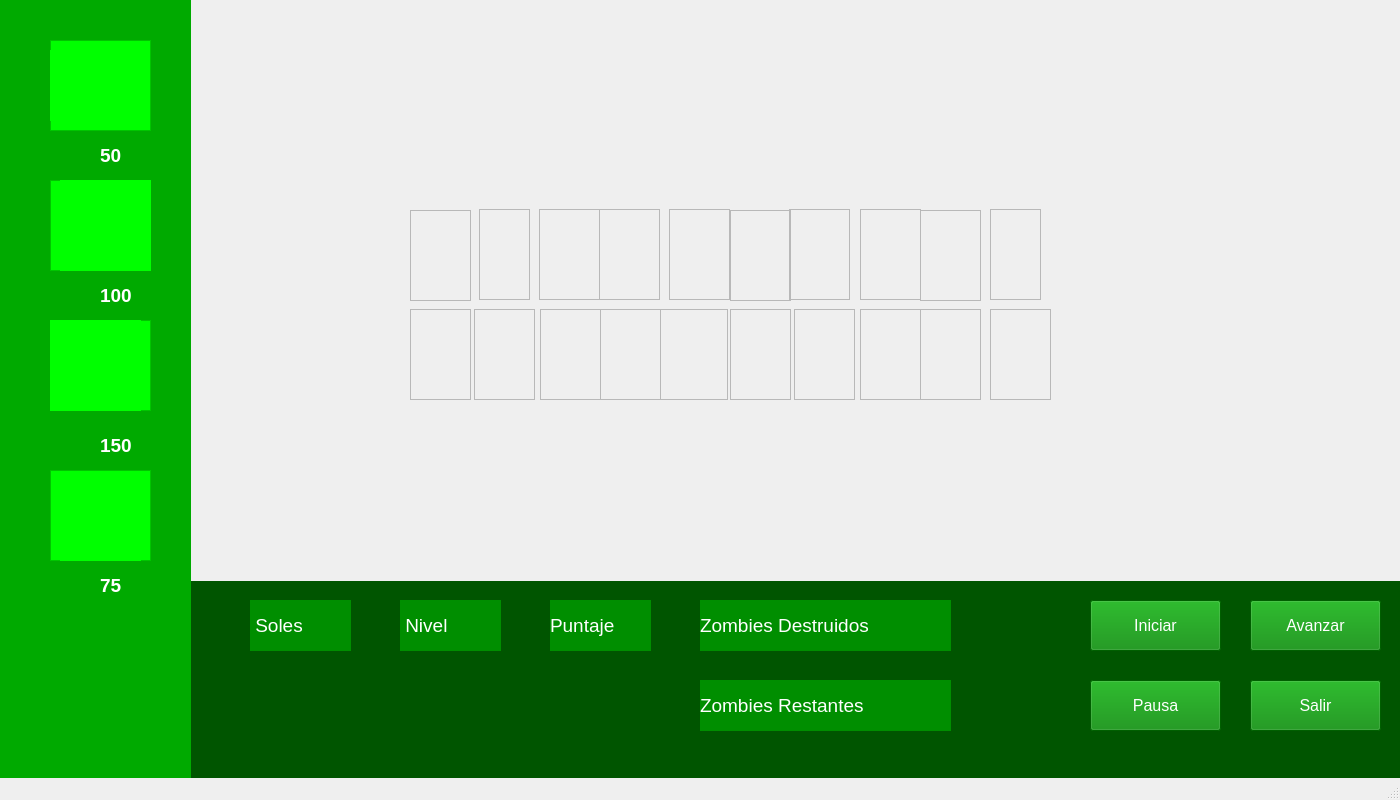
<?xml version="1.0" encoding="UTF-8"?>
<ui version="4.0">
 <class>VentanaJuego</class>
 <widget class="QMainWindow" name="VentanaJuego">
  <property name="geometry">
   <rect>
    <x>0</x>
    <y>0</y>
    <width>1400</width>
    <height>800</height>
   </rect>
  </property>
  <property name="minimumSize">
   <size>
    <width>1400</width>
    <height>800</height>
   </size>
  </property>
  <property name="maximumSize">
   <size>
    <width>1400</width>
    <height>800</height>
   </size>
  </property>
  <property name="windowTitle">
   <string>MainWindow</string>
  </property>
  <widget class="QWidget" name="centralwidget">
   <widget class="QLabel" name="imagen_fondo_dia">
    <property name="geometry">
     <rect>
      <x>190</x>
      <y>0</y>
      <width>1211</width>
      <height>591</height>
     </rect>
    </property>
    <property name="text">
     <string/>
    </property>
    <property name="pixmap">
     <pixmap>../sprites/Fondos/jardinAbuela.png</pixmap>
    </property>
    <property name="scaledContents">
     <bool>true</bool>
    </property>
   </widget>
   <widget class="QLabel" name="label_tienda">
    <property name="geometry">
     <rect>
      <x>0</x>
      <y>0</y>
      <width>191</width>
      <height>781</height>
     </rect>
    </property>
    <property name="styleSheet">
     <string notr="true">background-color: rgb(0, 170, 0);</string>
    </property>
    <property name="text">
     <string/>
    </property>
   </widget>
   <widget class="QLabel" name="label_info">
    <property name="geometry">
     <rect>
      <x>190</x>
      <y>581</y>
      <width>1211</width>
      <height>201</height>
     </rect>
    </property>
    <property name="styleSheet">
     <string notr="true">background-color: rgb(0, 85, 0);</string>
    </property>
    <property name="text">
     <string/>
    </property>
   </widget>
   <widget class="QLabel" name="texto_soles">
    <property name="geometry">
     <rect>
      <x>250</x>
      <y>600</y>
      <width>101</width>
      <height>51</height>
     </rect>
    </property>
    <property name="font">
     <font>
      <pointsize>14</pointsize>
     </font>
    </property>
    <property name="autoFillBackground">
     <bool>false</bool>
    </property>
    <property name="styleSheet">
     <string notr="true">color: rgb(255, 255, 255);
background-color: rgb(0, 142, 0);</string>
    </property>
    <property name="text">
     <string> Soles</string>
    </property>
   </widget>
   <widget class="QLabel" name="texto_nivel">
    <property name="geometry">
     <rect>
      <x>400</x>
      <y>600</y>
      <width>101</width>
      <height>51</height>
     </rect>
    </property>
    <property name="font">
     <font>
      <pointsize>14</pointsize>
     </font>
    </property>
    <property name="styleSheet">
     <string notr="true">color: rgb(255, 255, 255);
background-color: rgb(0, 142, 0);</string>
    </property>
    <property name="text">
     <string> Nivel</string>
    </property>
   </widget>
   <widget class="QLabel" name="texto_puntaje">
    <property name="geometry">
     <rect>
      <x>550</x>
      <y>600</y>
      <width>101</width>
      <height>51</height>
     </rect>
    </property>
    <property name="font">
     <font>
      <pointsize>14</pointsize>
     </font>
    </property>
    <property name="styleSheet">
     <string notr="true">color: rgb(255, 255, 255);
background-color: rgb(0, 142, 0);</string>
    </property>
    <property name="text">
     <string>Puntaje</string>
    </property>
   </widget>
   <widget class="QLabel" name="texto_zombies_destruidos">
    <property name="geometry">
     <rect>
      <x>700</x>
      <y>600</y>
      <width>251</width>
      <height>51</height>
     </rect>
    </property>
    <property name="font">
     <font>
      <pointsize>14</pointsize>
     </font>
    </property>
    <property name="styleSheet">
     <string notr="true">color: rgb(255, 255, 255);
background-color: rgb(0, 142, 0);</string>
    </property>
    <property name="text">
     <string>Zombies Destruidos</string>
    </property>
   </widget>
   <widget class="QLabel" name="texto_zombies_restantes">
    <property name="geometry">
     <rect>
      <x>700</x>
      <y>680</y>
      <width>251</width>
      <height>51</height>
     </rect>
    </property>
    <property name="font">
     <font>
      <pointsize>14</pointsize>
     </font>
    </property>
    <property name="styleSheet">
     <string notr="true">color: rgb(255, 255, 255);
background-color: rgb(0, 142, 0);</string>
    </property>
    <property name="text">
     <string>Zombies Restantes</string>
    </property>
   </widget>
   <widget class="QPushButton" name="boton_iniciar">
    <property name="geometry">
     <rect>
      <x>1090</x>
      <y>600</y>
      <width>131</width>
      <height>51</height>
     </rect>
    </property>
    <property name="font">
     <font>
      <pointsize>12</pointsize>
     </font>
    </property>
    <property name="cursor">
     <cursorShape>PointingHandCursor</cursorShape>
    </property>
    <property name="styleSheet">
     <string notr="true">color: rgb(255, 255, 255);
background-color: rgb(0, 133, 0);</string>
    </property>
    <property name="text">
     <string>Iniciar</string>
    </property>
   </widget>
   <widget class="QPushButton" name="boton_pausa">
    <property name="geometry">
     <rect>
      <x>1090</x>
      <y>680</y>
      <width>131</width>
      <height>51</height>
     </rect>
    </property>
    <property name="font">
     <font>
      <pointsize>12</pointsize>
     </font>
    </property>
    <property name="cursor">
     <cursorShape>PointingHandCursor</cursorShape>
    </property>
    <property name="styleSheet">
     <string notr="true">color: rgb(255, 255, 255);
background-color: rgb(0, 133, 0);</string>
    </property>
    <property name="text">
     <string>Pausa</string>
    </property>
   </widget>
   <widget class="QPushButton" name="boton_avanzar">
    <property name="geometry">
     <rect>
      <x>1250</x>
      <y>600</y>
      <width>131</width>
      <height>51</height>
     </rect>
    </property>
    <property name="font">
     <font>
      <pointsize>12</pointsize>
     </font>
    </property>
    <property name="cursor">
     <cursorShape>PointingHandCursor</cursorShape>
    </property>
    <property name="styleSheet">
     <string notr="true">color: rgb(255, 255, 255);
background-color: rgb(0, 133, 0);
</string>
    </property>
    <property name="text">
     <string>Avanzar</string>
    </property>
   </widget>
   <widget class="QPushButton" name="boton_salir">
    <property name="geometry">
     <rect>
      <x>1250</x>
      <y>680</y>
      <width>131</width>
      <height>51</height>
     </rect>
    </property>
    <property name="font">
     <font>
      <pointsize>12</pointsize>
     </font>
    </property>
    <property name="cursor">
     <cursorShape>PointingHandCursor</cursorShape>
    </property>
    <property name="styleSheet">
     <string notr="true">color: rgb(255, 255, 255);
background-color: rgb(0, 133, 0);</string>
    </property>
    <property name="text">
     <string>Salir</string>
    </property>
   </widget>
   <widget class="QLabel" name="imagen_sol">
    <property name="geometry">
     <rect>
      <x>190</x>
      <y>660</y>
      <width>51</width>
      <height>51</height>
     </rect>
    </property>
    <property name="text">
     <string/>
    </property>
    <property name="pixmap">
     <pixmap>../sprites/Elementos de juego/sol.png</pixmap>
    </property>
    <property name="scaledContents">
     <bool>true</bool>
    </property>
   </widget>
   <widget class="QLabel" name="imagen_crazy_cruz">
    <property name="geometry">
     <rect>
      <x>190</x>
      <y>380</y>
      <width>231</width>
      <height>201</height>
     </rect>
    </property>
    <property name="text">
     <string/>
    </property>
    <property name="pixmap">
     <pixmap>../sprites/CrazyRuz/crazyCruz.png</pixmap>
    </property>
    <property name="scaledContents">
     <bool>true</bool>
    </property>
   </widget>
   <widget class="QLabel" name="imagen_fondo_noche">
    <property name="geometry">
     <rect>
      <x>190</x>
      <y>-10</y>
      <width>1221</width>
      <height>591</height>
     </rect>
    </property>
    <property name="text">
     <string/>
    </property>
    <property name="pixmap">
     <pixmap>../sprites/Fondos/salidaNocturna.png</pixmap>
    </property>
    <property name="scaledContents">
     <bool>true</bool>
    </property>
   </widget>
   <widget class="QFrame" name="frame_pos1_arriba">
    <property name="geometry">
     <rect>
      <x>410</x>
      <y>210</y>
      <width>61</width>
      <height>91</height>
     </rect>
    </property>
    <property name="frameShape">
     <enum>QFrame::StyledPanel</enum>
    </property>
    <property name="frameShadow">
     <enum>QFrame::Raised</enum>
    </property>
   </widget>
   <widget class="QFrame" name="frame_pos2_arriba">
    <property name="geometry">
     <rect>
      <x>479</x>
      <y>209</y>
      <width>51</width>
      <height>91</height>
     </rect>
    </property>
    <property name="frameShape">
     <enum>QFrame::StyledPanel</enum>
    </property>
    <property name="frameShadow">
     <enum>QFrame::Raised</enum>
    </property>
   </widget>
   <widget class="QFrame" name="frame_pos3_arriba">
    <property name="geometry">
     <rect>
      <x>539</x>
      <y>209</y>
      <width>61</width>
      <height>91</height>
     </rect>
    </property>
    <property name="frameShape">
     <enum>QFrame::StyledPanel</enum>
    </property>
    <property name="frameShadow">
     <enum>QFrame::Raised</enum>
    </property>
   </widget>
   <widget class="QFrame" name="frame_pos4_arriba">
    <property name="geometry">
     <rect>
      <x>599</x>
      <y>209</y>
      <width>61</width>
      <height>91</height>
     </rect>
    </property>
    <property name="frameShape">
     <enum>QFrame::StyledPanel</enum>
    </property>
    <property name="frameShadow">
     <enum>QFrame::Raised</enum>
    </property>
   </widget>
   <widget class="QFrame" name="frame_pos5_arriba">
    <property name="geometry">
     <rect>
      <x>669</x>
      <y>209</y>
      <width>61</width>
      <height>91</height>
     </rect>
    </property>
    <property name="frameShape">
     <enum>QFrame::StyledPanel</enum>
    </property>
    <property name="frameShadow">
     <enum>QFrame::Raised</enum>
    </property>
   </widget>
   <widget class="QFrame" name="frame_pos6_arriba">
    <property name="geometry">
     <rect>
      <x>730</x>
      <y>210</y>
      <width>61</width>
      <height>91</height>
     </rect>
    </property>
    <property name="frameShape">
     <enum>QFrame::StyledPanel</enum>
    </property>
    <property name="frameShadow">
     <enum>QFrame::Raised</enum>
    </property>
   </widget>
   <widget class="QFrame" name="frame_pos7_arriba">
    <property name="geometry">
     <rect>
      <x>789</x>
      <y>209</y>
      <width>61</width>
      <height>91</height>
     </rect>
    </property>
    <property name="frameShape">
     <enum>QFrame::StyledPanel</enum>
    </property>
    <property name="frameShadow">
     <enum>QFrame::Raised</enum>
    </property>
   </widget>
   <widget class="QFrame" name="frame_pos8_arriba">
    <property name="geometry">
     <rect>
      <x>860</x>
      <y>209</y>
      <width>61</width>
      <height>91</height>
     </rect>
    </property>
    <property name="frameShape">
     <enum>QFrame::StyledPanel</enum>
    </property>
    <property name="frameShadow">
     <enum>QFrame::Raised</enum>
    </property>
   </widget>
   <widget class="QFrame" name="frame_pos9_arriba">
    <property name="geometry">
     <rect>
      <x>920</x>
      <y>210</y>
      <width>61</width>
      <height>91</height>
     </rect>
    </property>
    <property name="frameShape">
     <enum>QFrame::StyledPanel</enum>
    </property>
    <property name="frameShadow">
     <enum>QFrame::Raised</enum>
    </property>
   </widget>
   <widget class="QFrame" name="frame_pos10_arriba">
    <property name="geometry">
     <rect>
      <x>990</x>
      <y>209</y>
      <width>51</width>
      <height>91</height>
     </rect>
    </property>
    <property name="frameShape">
     <enum>QFrame::StyledPanel</enum>
    </property>
    <property name="frameShadow">
     <enum>QFrame::Raised</enum>
    </property>
   </widget>
   <widget class="QFrame" name="frame_pos1_abajo">
    <property name="geometry">
     <rect>
      <x>410</x>
      <y>309</y>
      <width>61</width>
      <height>91</height>
     </rect>
    </property>
    <property name="frameShape">
     <enum>QFrame::StyledPanel</enum>
    </property>
    <property name="frameShadow">
     <enum>QFrame::Raised</enum>
    </property>
   </widget>
   <widget class="QFrame" name="frame_pos2_abajo">
    <property name="geometry">
     <rect>
      <x>474</x>
      <y>309</y>
      <width>61</width>
      <height>91</height>
     </rect>
    </property>
    <property name="frameShape">
     <enum>QFrame::StyledPanel</enum>
    </property>
    <property name="frameShadow">
     <enum>QFrame::Raised</enum>
    </property>
   </widget>
   <widget class="QFrame" name="frame_pos3_abajo">
    <property name="geometry">
     <rect>
      <x>540</x>
      <y>309</y>
      <width>61</width>
      <height>91</height>
     </rect>
    </property>
    <property name="frameShape">
     <enum>QFrame::StyledPanel</enum>
    </property>
    <property name="frameShadow">
     <enum>QFrame::Raised</enum>
    </property>
   </widget>
   <widget class="QFrame" name="frame_pos4_abajo">
    <property name="geometry">
     <rect>
      <x>600</x>
      <y>309</y>
      <width>61</width>
      <height>91</height>
     </rect>
    </property>
    <property name="frameShape">
     <enum>QFrame::StyledPanel</enum>
    </property>
    <property name="frameShadow">
     <enum>QFrame::Raised</enum>
    </property>
   </widget>
   <widget class="QFrame" name="frame_pos5_abajo">
    <property name="geometry">
     <rect>
      <x>660</x>
      <y>309</y>
      <width>68</width>
      <height>91</height>
     </rect>
    </property>
    <property name="frameShape">
     <enum>QFrame::StyledPanel</enum>
    </property>
    <property name="frameShadow">
     <enum>QFrame::Raised</enum>
    </property>
   </widget>
   <widget class="QFrame" name="frame_pos6_abajo">
    <property name="geometry">
     <rect>
      <x>730</x>
      <y>309</y>
      <width>61</width>
      <height>91</height>
     </rect>
    </property>
    <property name="frameShape">
     <enum>QFrame::StyledPanel</enum>
    </property>
    <property name="frameShadow">
     <enum>QFrame::Raised</enum>
    </property>
   </widget>
   <widget class="QFrame" name="frame_pos7_abajo">
    <property name="geometry">
     <rect>
      <x>794</x>
      <y>309</y>
      <width>61</width>
      <height>91</height>
     </rect>
    </property>
    <property name="frameShape">
     <enum>QFrame::StyledPanel</enum>
    </property>
    <property name="frameShadow">
     <enum>QFrame::Raised</enum>
    </property>
   </widget>
   <widget class="QFrame" name="frame_pos8_abajo">
    <property name="geometry">
     <rect>
      <x>860</x>
      <y>309</y>
      <width>61</width>
      <height>91</height>
     </rect>
    </property>
    <property name="frameShape">
     <enum>QFrame::StyledPanel</enum>
    </property>
    <property name="frameShadow">
     <enum>QFrame::Raised</enum>
    </property>
   </widget>
   <widget class="QFrame" name="frame_pos9_abajo">
    <property name="geometry">
     <rect>
      <x>920</x>
      <y>309</y>
      <width>61</width>
      <height>91</height>
     </rect>
    </property>
    <property name="frameShape">
     <enum>QFrame::StyledPanel</enum>
    </property>
    <property name="frameShadow">
     <enum>QFrame::Raised</enum>
    </property>
   </widget>
   <widget class="QFrame" name="frame_pos10_abajo">
    <property name="geometry">
     <rect>
      <x>990</x>
      <y>309</y>
      <width>61</width>
      <height>91</height>
     </rect>
    </property>
    <property name="frameShape">
     <enum>QFrame::StyledPanel</enum>
    </property>
    <property name="frameShadow">
     <enum>QFrame::Raised</enum>
    </property>
   </widget>
   <widget class="QFrame" name="frame_girasol">
    <property name="geometry">
     <rect>
      <x>50</x>
      <y>40</y>
      <width>101</width>
      <height>91</height>
     </rect>
    </property>
    <property name="styleSheet">
     <string notr="true">background-color: rgb(0, 255, 0);</string>
    </property>
    <property name="frameShape">
     <enum>QFrame::StyledPanel</enum>
    </property>
    <property name="frameShadow">
     <enum>QFrame::Raised</enum>
    </property>
    <widget class="QLabel" name="imagen_girasol">
     <property name="geometry">
      <rect>
       <x>0</x>
       <y>10</y>
       <width>91</width>
       <height>71</height>
      </rect>
     </property>
     <property name="text">
      <string/>
     </property>
     <property name="pixmap">
      <pixmap>../sprites/Plantas/girasol_1.png</pixmap>
     </property>
     <property name="scaledContents">
      <bool>true</bool>
     </property>
    </widget>
   </widget>
   <widget class="QFrame" name="frame_guisante">
    <property name="geometry">
     <rect>
      <x>50</x>
      <y>180</y>
      <width>101</width>
      <height>91</height>
     </rect>
    </property>
    <property name="styleSheet">
     <string notr="true">background-color: rgb(0, 255, 0);</string>
    </property>
    <property name="frameShape">
     <enum>QFrame::StyledPanel</enum>
    </property>
    <property name="frameShadow">
     <enum>QFrame::Raised</enum>
    </property>
    <widget class="QLabel" name="imagen_guisante">
     <property name="geometry">
      <rect>
       <x>10</x>
       <y>0</y>
       <width>91</width>
       <height>91</height>
      </rect>
     </property>
     <property name="text">
      <string/>
     </property>
     <property name="pixmap">
      <pixmap>../sprites/Plantas/lanzaguisantes_1.png</pixmap>
     </property>
     <property name="scaledContents">
      <bool>true</bool>
     </property>
    </widget>
   </widget>
   <widget class="QFrame" name="frame_hielo">
    <property name="geometry">
     <rect>
      <x>50</x>
      <y>320</y>
      <width>101</width>
      <height>91</height>
     </rect>
    </property>
    <property name="styleSheet">
     <string notr="true">background-color: rgb(0, 255, 0);</string>
    </property>
    <property name="frameShape">
     <enum>QFrame::StyledPanel</enum>
    </property>
    <property name="frameShadow">
     <enum>QFrame::Raised</enum>
    </property>
    <widget class="QLabel" name="imagen_hielo">
     <property name="geometry">
      <rect>
       <x>0</x>
       <y>0</y>
       <width>91</width>
       <height>91</height>
      </rect>
     </property>
     <property name="text">
      <string/>
     </property>
     <property name="pixmap">
      <pixmap>../sprites/Plantas/lanzaguisantesHielo_1.png</pixmap>
     </property>
     <property name="scaledContents">
      <bool>true</bool>
     </property>
    </widget>
   </widget>
   <widget class="QFrame" name="frame_papa">
    <property name="geometry">
     <rect>
      <x>50</x>
      <y>470</y>
      <width>101</width>
      <height>91</height>
     </rect>
    </property>
    <property name="styleSheet">
     <string notr="true">background-color: rgb(0, 255, 0);</string>
    </property>
    <property name="frameShape">
     <enum>QFrame::StyledPanel</enum>
    </property>
    <property name="frameShadow">
     <enum>QFrame::Raised</enum>
    </property>
    <widget class="QLabel" name="imagen_papa">
     <property name="geometry">
      <rect>
       <x>10</x>
       <y>10</y>
       <width>81</width>
       <height>81</height>
      </rect>
     </property>
     <property name="text">
      <string/>
     </property>
     <property name="pixmap">
      <pixmap>../sprites/Plantas/papa_1.png</pixmap>
     </property>
     <property name="scaledContents">
      <bool>true</bool>
     </property>
    </widget>
   </widget>
   <widget class="QLabel" name="imagen_sol_2">
    <property name="geometry">
     <rect>
      <x>50</x>
      <y>140</y>
      <width>41</width>
      <height>31</height>
     </rect>
    </property>
    <property name="text">
     <string/>
    </property>
    <property name="pixmap">
     <pixmap>../sprites/Elementos de juego/sol.png</pixmap>
    </property>
    <property name="scaledContents">
     <bool>true</bool>
    </property>
   </widget>
   <widget class="QLabel" name="imagen_sol_3">
    <property name="geometry">
     <rect>
      <x>50</x>
      <y>280</y>
      <width>41</width>
      <height>31</height>
     </rect>
    </property>
    <property name="text">
     <string/>
    </property>
    <property name="pixmap">
     <pixmap>../sprites/Elementos de juego/sol.png</pixmap>
    </property>
    <property name="scaledContents">
     <bool>true</bool>
    </property>
   </widget>
   <widget class="QLabel" name="imagen_sol_5">
    <property name="geometry">
     <rect>
      <x>50</x>
      <y>570</y>
      <width>41</width>
      <height>31</height>
     </rect>
    </property>
    <property name="text">
     <string/>
    </property>
    <property name="pixmap">
     <pixmap>../sprites/Elementos de juego/sol.png</pixmap>
    </property>
    <property name="scaledContents">
     <bool>true</bool>
    </property>
   </widget>
   <widget class="QLabel" name="imagen_sol_6">
    <property name="geometry">
     <rect>
      <x>50</x>
      <y>430</y>
      <width>41</width>
      <height>31</height>
     </rect>
    </property>
    <property name="text">
     <string/>
    </property>
    <property name="pixmap">
     <pixmap>../sprites/Elementos de juego/sol.png</pixmap>
    </property>
    <property name="scaledContents">
     <bool>true</bool>
    </property>
   </widget>
   <widget class="QLabel" name="precio_girasol">
    <property name="geometry">
     <rect>
      <x>100</x>
      <y>140</y>
      <width>61</width>
      <height>31</height>
     </rect>
    </property>
    <property name="font">
     <font>
      <family>Nirmala UI</family>
      <pointsize>14</pointsize>
      <weight>75</weight>
      <bold>true</bold>
     </font>
    </property>
    <property name="styleSheet">
     <string notr="true">color: rgb(255, 255, 255);</string>
    </property>
    <property name="text">
     <string>50</string>
    </property>
   </widget>
   <widget class="QLabel" name="precio_guisantes">
    <property name="geometry">
     <rect>
      <x>100</x>
      <y>280</y>
      <width>61</width>
      <height>31</height>
     </rect>
    </property>
    <property name="font">
     <font>
      <family>Nirmala UI</family>
      <pointsize>14</pointsize>
      <weight>75</weight>
      <bold>true</bold>
     </font>
    </property>
    <property name="styleSheet">
     <string notr="true">color: rgb(255, 255, 255);</string>
    </property>
    <property name="text">
     <string>100</string>
    </property>
   </widget>
   <widget class="QLabel" name="precio_hielo">
    <property name="geometry">
     <rect>
      <x>100</x>
      <y>430</y>
      <width>61</width>
      <height>31</height>
     </rect>
    </property>
    <property name="font">
     <font>
      <family>Nirmala UI</family>
      <pointsize>14</pointsize>
      <weight>75</weight>
      <bold>true</bold>
     </font>
    </property>
    <property name="styleSheet">
     <string notr="true">color: rgb(255, 255, 255);</string>
    </property>
    <property name="text">
     <string>150</string>
    </property>
   </widget>
   <widget class="QLabel" name="precio_papa">
    <property name="geometry">
     <rect>
      <x>100</x>
      <y>570</y>
      <width>61</width>
      <height>31</height>
     </rect>
    </property>
    <property name="font">
     <font>
      <family>Nirmala UI</family>
      <pointsize>14</pointsize>
      <weight>75</weight>
      <bold>true</bold>
     </font>
    </property>
    <property name="styleSheet">
     <string notr="true">color: rgb(255, 255, 255);</string>
    </property>
    <property name="text">
     <string>75</string>
    </property>
   </widget>
   <widget class="QLabel" name="label_soles">
    <property name="geometry">
     <rect>
      <x>270</x>
      <y>660</y>
      <width>101</width>
      <height>31</height>
     </rect>
    </property>
    <property name="font">
     <font>
      <family>Nirmala UI</family>
      <pointsize>14</pointsize>
      <weight>75</weight>
      <bold>true</bold>
     </font>
    </property>
    <property name="styleSheet">
     <string notr="true">color: rgb(255, 255, 255);</string>
    </property>
    <property name="text">
     <string/>
    </property>
   </widget>
   <widget class="QLabel" name="label_nivel">
    <property name="geometry">
     <rect>
      <x>420</x>
      <y>660</y>
      <width>81</width>
      <height>31</height>
     </rect>
    </property>
    <property name="font">
     <font>
      <family>Nirmala UI</family>
      <pointsize>14</pointsize>
      <weight>75</weight>
      <bold>true</bold>
     </font>
    </property>
    <property name="styleSheet">
     <string notr="true">color: rgb(255, 255, 255);</string>
    </property>
    <property name="text">
     <string/>
    </property>
   </widget>
   <widget class="QLabel" name="label_puntaje">
    <property name="geometry">
     <rect>
      <x>570</x>
      <y>660</y>
      <width>101</width>
      <height>31</height>
     </rect>
    </property>
    <property name="font">
     <font>
      <family>Nirmala UI</family>
      <pointsize>14</pointsize>
      <weight>75</weight>
      <bold>true</bold>
     </font>
    </property>
    <property name="styleSheet">
     <string notr="true">color: rgb(255, 255, 255);</string>
    </property>
    <property name="text">
     <string/>
    </property>
   </widget>
   <widget class="QLabel" name="label_zombies_destruidos">
    <property name="geometry">
     <rect>
      <x>970</x>
      <y>610</y>
      <width>91</width>
      <height>31</height>
     </rect>
    </property>
    <property name="font">
     <font>
      <family>Nirmala UI</family>
      <pointsize>14</pointsize>
      <weight>75</weight>
      <bold>true</bold>
     </font>
    </property>
    <property name="styleSheet">
     <string notr="true">color: rgb(255, 255, 255);</string>
    </property>
    <property name="text">
     <string/>
    </property>
   </widget>
   <widget class="QLabel" name="label_zombies_restantes">
    <property name="geometry">
     <rect>
      <x>960</x>
      <y>690</y>
      <width>91</width>
      <height>31</height>
     </rect>
    </property>
    <property name="font">
     <font>
      <family>Nirmala UI</family>
      <pointsize>14</pointsize>
      <weight>75</weight>
      <bold>true</bold>
     </font>
    </property>
    <property name="styleSheet">
     <string notr="true">color: rgb(255, 255, 255);</string>
    </property>
    <property name="text">
     <string/>
    </property>
   </widget>
   <zorder>imagen_fondo_noche</zorder>
   <zorder>imagen_fondo_dia</zorder>
   <zorder>label_info</zorder>
   <zorder>label_tienda</zorder>
   <zorder>texto_soles</zorder>
   <zorder>texto_nivel</zorder>
   <zorder>texto_puntaje</zorder>
   <zorder>texto_zombies_destruidos</zorder>
   <zorder>texto_zombies_restantes</zorder>
   <zorder>boton_iniciar</zorder>
   <zorder>boton_pausa</zorder>
   <zorder>boton_avanzar</zorder>
   <zorder>boton_salir</zorder>
   <zorder>imagen_sol</zorder>
   <zorder>imagen_crazy_cruz</zorder>
   <zorder>frame_pos1_arriba</zorder>
   <zorder>frame_pos2_arriba</zorder>
   <zorder>frame_pos3_arriba</zorder>
   <zorder>frame_pos4_arriba</zorder>
   <zorder>frame_pos5_arriba</zorder>
   <zorder>frame_pos6_arriba</zorder>
   <zorder>frame_pos7_arriba</zorder>
   <zorder>frame_pos8_arriba</zorder>
   <zorder>frame_pos9_arriba</zorder>
   <zorder>frame_pos10_arriba</zorder>
   <zorder>frame_pos1_abajo</zorder>
   <zorder>frame_pos2_abajo</zorder>
   <zorder>frame_pos3_abajo</zorder>
   <zorder>frame_pos4_abajo</zorder>
   <zorder>frame_pos5_abajo</zorder>
   <zorder>frame_pos6_abajo</zorder>
   <zorder>frame_pos7_abajo</zorder>
   <zorder>frame_pos8_abajo</zorder>
   <zorder>frame_pos9_abajo</zorder>
   <zorder>frame_pos10_abajo</zorder>
   <zorder>frame_girasol</zorder>
   <zorder>frame_guisante</zorder>
   <zorder>frame_hielo</zorder>
   <zorder>frame_papa</zorder>
   <zorder>imagen_sol_2</zorder>
   <zorder>imagen_sol_3</zorder>
   <zorder>imagen_sol_5</zorder>
   <zorder>imagen_sol_6</zorder>
   <zorder>precio_girasol</zorder>
   <zorder>precio_guisantes</zorder>
   <zorder>precio_hielo</zorder>
   <zorder>precio_papa</zorder>
   <zorder>label_soles</zorder>
   <zorder>label_nivel</zorder>
   <zorder>label_puntaje</zorder>
   <zorder>label_zombies_destruidos</zorder>
   <zorder>label_zombies_restantes</zorder>
  </widget>
  <widget class="QMenuBar" name="menubar">
   <property name="geometry">
    <rect>
     <x>0</x>
     <y>0</y>
     <width>1400</width>
     <height>18</height>
    </rect>
   </property>
  </widget>
  <widget class="QStatusBar" name="statusbar"/>
 </widget>
 <resources/>
 <connections/>
</ui>
